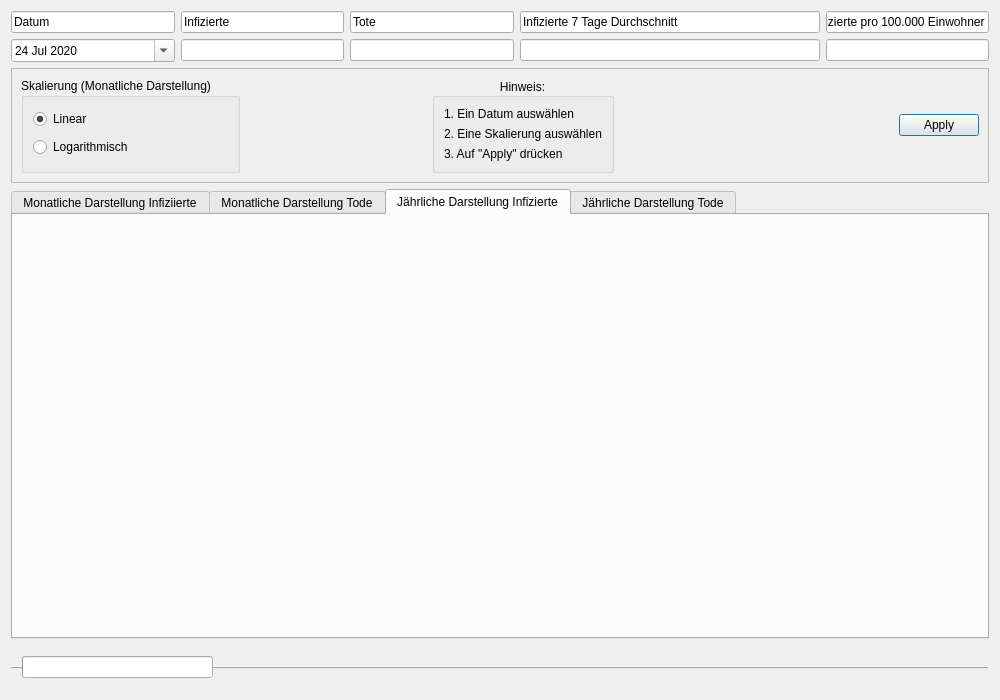
<?xml version="1.0" encoding="UTF-8"?>
<ui version="4.0">
 <class>Slowenien</class>
 <widget class="QDialog" name="Slowenien">
  <property name="geometry">
   <rect>
    <x>0</x>
    <y>0</y>
    <width>1000</width>
    <height>700</height>
   </rect>
  </property>
  <property name="windowTitle">
   <string>Slowenien</string>
  </property>
  <layout class="QVBoxLayout" name="verticalLayout_7">
   <item>
    <layout class="QGridLayout" name="gridLayout">
     <item row="2" column="1">
      <widget class="QLineEdit" name="lineEdit">
       <property name="text">
        <string>Infizierte</string>
       </property>
       <property name="readOnly">
        <bool>true</bool>
       </property>
      </widget>
     </item>
     <item row="2" column="0">
      <widget class="QLineEdit" name="lineEdit_3">
       <property name="text">
        <string>Datum</string>
       </property>
       <property name="readOnly">
        <bool>true</bool>
       </property>
      </widget>
     </item>
     <item row="2" column="2">
      <widget class="QLineEdit" name="lineEdit_5">
       <property name="text">
        <string>Tote</string>
       </property>
       <property name="readOnly">
        <bool>true</bool>
       </property>
      </widget>
     </item>
     <item row="4" column="1">
      <widget class="QLineEdit" name="lineEdit_4">
       <property name="readOnly">
        <bool>true</bool>
       </property>
      </widget>
     </item>
     <item row="4" column="4">
      <widget class="QLineEdit" name="lineEdit_7">
       <property name="readOnly">
        <bool>true</bool>
       </property>
      </widget>
     </item>
     <item row="2" column="4">
      <widget class="QLineEdit" name="lineEdit_2">
       <property name="minimumSize">
        <size>
         <width>300</width>
         <height>0</height>
        </size>
       </property>
       <property name="text">
        <string>Infizierte 7 Tage Durchschnitt</string>
       </property>
       <property name="readOnly">
        <bool>true</bool>
       </property>
      </widget>
     </item>
     <item row="4" column="0">
      <widget class="QDateEdit" name="dateEdit">
       <property name="readOnly">
        <bool>false</bool>
       </property>
       <property name="buttonSymbols">
        <enum>QAbstractSpinBox::NoButtons</enum>
       </property>
       <property name="accelerated">
        <bool>false</bool>
       </property>
       <property name="dateTime">
        <datetime>
         <hour>0</hour>
         <minute>0</minute>
         <second>0</second>
         <year>2020</year>
         <month>7</month>
         <day>24</day>
        </datetime>
       </property>
       <property name="minimumDateTime">
        <datetime>
         <hour>0</hour>
         <minute>0</minute>
         <second>0</second>
         <year>2020</year>
         <month>1</month>
         <day>1</day>
        </datetime>
       </property>
       <property name="currentSection">
        <enum>QDateTimeEdit::DaySection</enum>
       </property>
       <property name="calendarPopup">
        <bool>true</bool>
       </property>
       <property name="timeSpec">
        <enum>Qt::LocalTime</enum>
       </property>
       <property name="date">
        <date>
         <year>2020</year>
         <month>7</month>
         <day>24</day>
        </date>
       </property>
      </widget>
     </item>
     <item row="4" column="2">
      <widget class="QLineEdit" name="lineEdit_6">
       <property name="readOnly">
        <bool>true</bool>
       </property>
      </widget>
     </item>
     <item row="2" column="5">
      <widget class="QLineEdit" name="lineEdit_8">
       <property name="text">
        <string>Infizierte pro 100.000 Einwohner</string>
       </property>
       <property name="readOnly">
        <bool>true</bool>
       </property>
      </widget>
     </item>
     <item row="4" column="5">
      <widget class="QLineEdit" name="lineEdit_9">
       <property name="readOnly">
        <bool>true</bool>
       </property>
      </widget>
     </item>
    </layout>
   </item>
   <item>
    <widget class="QFrame" name="frame">
     <property name="frameShape">
      <enum>QFrame::StyledPanel</enum>
     </property>
     <property name="frameShadow">
      <enum>QFrame::Raised</enum>
     </property>
     <layout class="QGridLayout" name="gridLayout_4">
      <item row="0" column="0">
       <widget class="QGroupBox" name="groupBox">
        <property name="enabled">
         <bool>true</bool>
        </property>
        <property name="title">
         <string>Skalierung (Monatliche Darstellung)</string>
        </property>
        <property name="flat">
         <bool>false</bool>
        </property>
        <property name="checkable">
         <bool>false</bool>
        </property>
        <layout class="QVBoxLayout" name="verticalLayout_6">
         <item>
          <widget class="QRadioButton" name="skalaLiear">
           <property name="text">
            <string>Linear</string>
           </property>
           <property name="checked">
            <bool>true</bool>
           </property>
          </widget>
         </item>
         <item>
          <widget class="QRadioButton" name="skalaLogarithm">
           <property name="text">
            <string>Logarithmisch</string>
           </property>
          </widget>
         </item>
        </layout>
       </widget>
      </item>
      <item row="0" column="5">
       <spacer name="horizontalSpacer_2">
        <property name="orientation">
         <enum>Qt::Horizontal</enum>
        </property>
        <property name="sizeHint" stdset="0">
         <size>
          <width>40</width>
          <height>20</height>
         </size>
        </property>
       </spacer>
      </item>
      <item row="0" column="6">
       <widget class="QDialogButtonBox" name="buttonBox">
        <property name="standardButtons">
         <set>QDialogButtonBox::Apply</set>
        </property>
        <property name="centerButtons">
         <bool>false</bool>
        </property>
       </widget>
      </item>
      <item row="0" column="1">
       <spacer name="horizontalSpacer">
        <property name="orientation">
         <enum>Qt::Horizontal</enum>
        </property>
        <property name="sizeHint" stdset="0">
         <size>
          <width>40</width>
          <height>20</height>
         </size>
        </property>
       </spacer>
      </item>
      <item row="0" column="2">
       <widget class="Line" name="line">
        <property name="orientation">
         <enum>Qt::Horizontal</enum>
        </property>
       </widget>
      </item>
      <item row="0" column="4">
       <widget class="QGroupBox" name="groupBox_2">
        <property name="title">
         <string>Hinweis:</string>
        </property>
        <property name="alignment">
         <set>Qt::AlignCenter</set>
        </property>
        <property name="flat">
         <bool>false</bool>
        </property>
        <layout class="QGridLayout" name="gridLayout_6">
         <item row="0" column="0">
          <widget class="QLabel" name="label">
           <property name="text">
            <string>1. Ein Datum auswählen</string>
           </property>
          </widget>
         </item>
         <item row="1" column="0">
          <widget class="QLabel" name="label_2">
           <property name="text">
            <string>2. Eine Skalierung auswählen</string>
           </property>
          </widget>
         </item>
         <item row="2" column="0">
          <widget class="QLabel" name="label_3">
           <property name="text">
            <string>3. Auf &quot;Apply&quot; drücken</string>
           </property>
          </widget>
         </item>
        </layout>
       </widget>
      </item>
     </layout>
    </widget>
   </item>
   <item>
    <layout class="QVBoxLayout" name="verticalLayout">
     <item>
      <widget class="QTabWidget" name="tabWidget">
       <property name="currentIndex">
        <number>2</number>
       </property>
       <widget class="QWidget" name="tab">
        <attribute name="title">
         <string>Monatliche Darstellung Infiziierte</string>
        </attribute>
        <layout class="QGridLayout" name="gridLayout_2">
         <item row="0" column="0">
          <layout class="QVBoxLayout" name="verticalLayout_3"/>
         </item>
        </layout>
       </widget>
       <widget class="QWidget" name="tab_5">
        <attribute name="title">
         <string>Monatliche Darstellung Tode</string>
        </attribute>
        <layout class="QGridLayout" name="gridLayout_3">
         <item row="0" column="0">
          <layout class="QVBoxLayout" name="verticalLayout_9"/>
         </item>
        </layout>
       </widget>
       <widget class="QWidget" name="Tab_2">
        <attribute name="title">
         <string>Jährliche Darstellung Infizierte</string>
        </attribute>
        <layout class="QVBoxLayout" name="verticalLayout_5">
         <item>
          <layout class="QVBoxLayout" name="verticalLayout_4"/>
         </item>
        </layout>
       </widget>
       <widget class="QWidget" name="tab_3">
        <attribute name="title">
         <string>Jährliche Darstellung Tode</string>
        </attribute>
        <layout class="QVBoxLayout" name="verticalLayout_8">
         <item>
          <layout class="QVBoxLayout" name="verticalLayout_2"/>
         </item>
        </layout>
       </widget>
      </widget>
     </item>
    </layout>
   </item>
   <item>
    <widget class="QFrame" name="frame_2">
     <property name="frameShape">
      <enum>QFrame::HLine</enum>
     </property>
     <property name="frameShadow">
      <enum>QFrame::Raised</enum>
     </property>
     <layout class="QGridLayout" name="gridLayout_5">
      <item row="0" column="3">
       <spacer name="horizontalSpacer_4">
        <property name="orientation">
         <enum>Qt::Horizontal</enum>
        </property>
        <property name="sizeHint" stdset="0">
         <size>
          <width>40</width>
          <height>20</height>
         </size>
        </property>
       </spacer>
      </item>
      <item row="0" column="0">
       <widget class="QProgressBar" name="progressBar">
        <property name="value">
         <number>0</number>
        </property>
        <property name="textVisible">
         <bool>false</bool>
        </property>
        <property name="orientation">
         <enum>Qt::Horizontal</enum>
        </property>
       </widget>
      </item>
      <item row="0" column="4">
       <spacer name="horizontalSpacer_3">
        <property name="orientation">
         <enum>Qt::Horizontal</enum>
        </property>
        <property name="sizeHint" stdset="0">
         <size>
          <width>40</width>
          <height>20</height>
         </size>
        </property>
       </spacer>
      </item>
      <item row="0" column="2">
       <spacer name="horizontalSpacer_5">
        <property name="orientation">
         <enum>Qt::Horizontal</enum>
        </property>
        <property name="sizeHint" stdset="0">
         <size>
          <width>40</width>
          <height>20</height>
         </size>
        </property>
       </spacer>
      </item>
      <item row="0" column="1">
       <spacer name="horizontalSpacer_6">
        <property name="orientation">
         <enum>Qt::Horizontal</enum>
        </property>
        <property name="sizeHint" stdset="0">
         <size>
          <width>40</width>
          <height>20</height>
         </size>
        </property>
       </spacer>
      </item>
     </layout>
    </widget>
   </item>
  </layout>
 </widget>
 <resources/>
 <connections/>
</ui>
